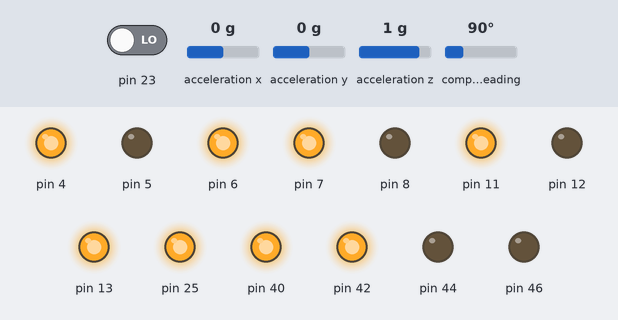
This sketch was run on a simulated Arduino Uno, built for the host (arithmetic inside an expression is 32-bit, double 64-bit). Shown: output pins drawn as LEDs (lit = HIGH). The test bench sets the inputs (shaded band); at power-on: compass heading 90°, pin 23 LOW, acceleration x 0 g, acceleration y 0 g, acceleration z 1 g. What the sketch prints to the serial monitor is not drawn.

Above: at 1.3 s.
1.4 s: compass heading set to 7°
At 2.6 s:
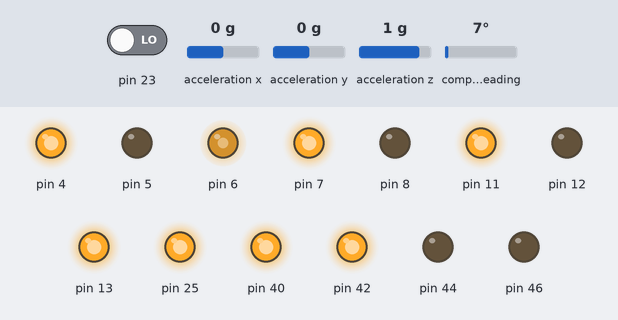
2.9 s: pin 23 driven HIGH
At 3.7 s:
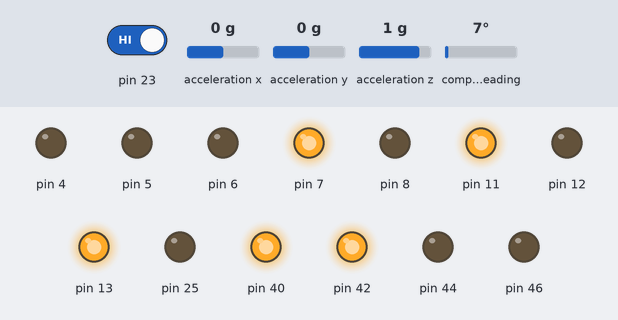
4.4 s: pin 23 driven LOW
At 4.9 s:
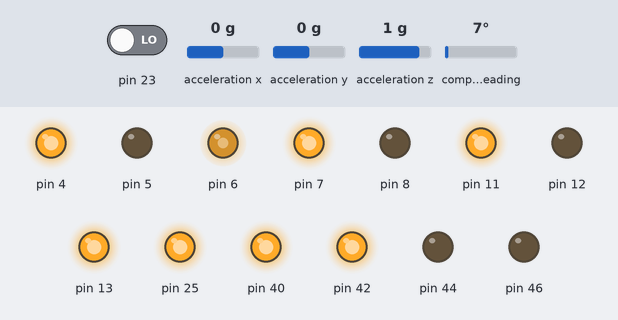
5.9 s: compass heading set to 90°
At 7.1 s:
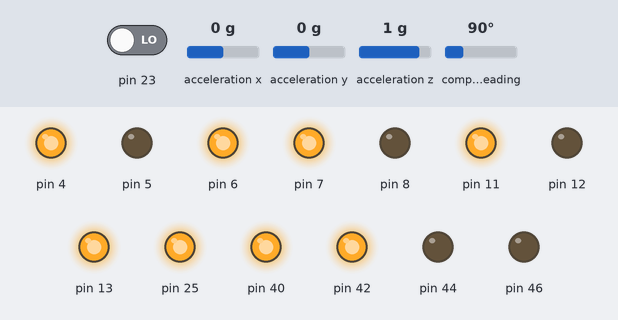
7.4 s: compass heading set to 177°
8.9 s: compass heading set to 186°
At 9.5 s:
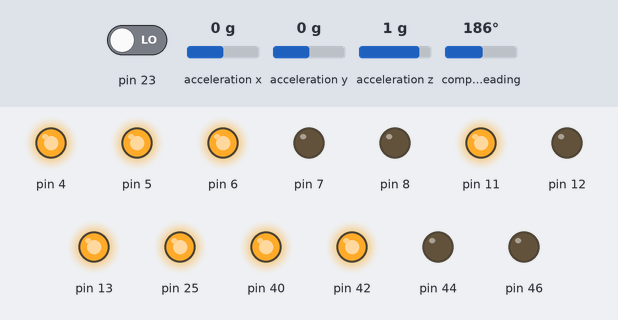
Timing chart, 0 to 11.4 s (numbered marks = the images above; inputs shaded):
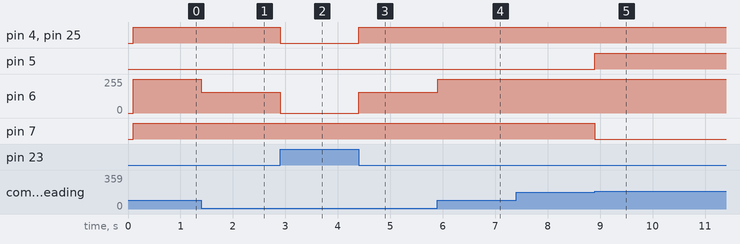

The sketch:

motorX.ino
```cpp
#include <SetUp.h>

void setup(void) {
  Set_9D();
  Motor_init();

  MsTimer2::set(250, flash); // 1000msごとにオンオフ
  MsTimer2::start();

  pinMode(ledpin, OUTPUT);
  pinMode(swpin, INPUT);
}

//推進補助・方向転換用モータ制御部
//9軸センサの「X」、Xは0~360で変化する
//Return = falseのときに住路
//Returnk = trueのときに復路
//Xモータはドライバに接続する際、±を逆に接続する必要がある
void motorX(){
  if(!Turning){
    //Xが0～360で変化するからXの値の調整を行い、住路、復路とも０から変動するようにする
    //住路方向に進行
    DataX = X;
    //test用
    //Return = true;
    if(!Return && DataX > 180) DataX = int(X) - 360;
    //復路方向に進行
    else if(Return) DataX = int(X) - 180;
    //Xモータのみ使用
    //左に傾く
    if(DataX <= -3){
      motor_xl.High(),motor_xr.Low();
      m_xr = motorX_init_pwm - DataX;
      m_xl = motorX_init_pwm - DataX;

    //右に傾く
    }else if(DataX >= 3){
      motor_xl.Low(),motor_xr.High();
      m_xr = motorX_init_pwm + DataX;
      m_xl = motorX_init_pwm + DataX;
    }else{
    //変更必要？
      m_xr = 0;
      m_xl = 0;
    }

    if(m_xr >= 60)  m_xr = 60;
    if(m_xr <= 0)   m_xr = 0;
    if(m_xl >= 60)  m_xl = 60;
    if(m_xl <= 0)   m_xl = 0;
  }
}

void loop(void) {
  Get_9D();
  //潜水・バランス用モータ制御部
  if(digitalRead(swpin) == 0){
    motorX();
    LED_ON();
    Pwm_Output();
  }else{
    Stop();
    LED_OFF();
  }
}

void flash(){
    /*
    Serial.print("X : ");
    Serial.println(X);
    Serial.print("DataX : ");
    Serial.println(DataX);
    if(DataX > 3) Serial.println("右に傾く");
    else if(DataX < -3)  Serial.println("左に傾き");
    Serial.print("m_xr : ");
    Serial.println(m_xr);
    Serial.print("m_xl : ");
    Serial.println(m_xl);
    Serial.println("");
    */
    Serial.print("Rps[5] : ");
    Serial.println(Rps[5]);
    Serial.print("Rps[4] : ");
    Serial.println(Rps[5]);
    Serial.println("");

}
```

Measured:
- the behaviour switches between 180 and 181° on compass heading (found by bisection; images 4 and 5)
- after the input at 1.4 s, pin 6: 255/255 → 157/255 at once
- after the input at 2.9 s, pin 4, pin 25: HIGH → LOW at once; pin 6: 157/255 → 0/255 at once
- after the input at 4.4 s, pin 4, pin 25: LOW → HIGH at once; pin 6: 0/255 → 157/255 at once
- after the input at 5.9 s, pin 6: 157/255 → 255/255 at once
- after the input at 7.4 s, every drawn part: stays the same
- after the input at 8.9 s, pin 5: LOW → HIGH at once; pin 7: HIGH → LOW at once
